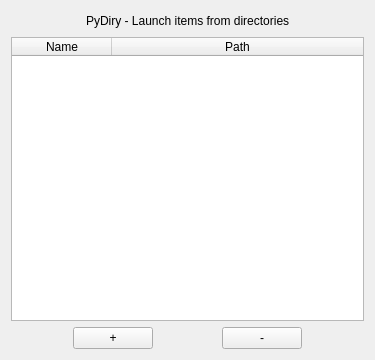
<?xml version="1.0" encoding="UTF-8"?>
<ui version="4.0">
 <class>PyDiryWidget</class>
 <widget class="QWidget" name="PyDiryWidget">
  <property name="geometry">
   <rect>
    <x>0</x>
    <y>0</y>
    <width>375</width>
    <height>360</height>
   </rect>
  </property>
  <property name="windowTitle">
   <string>PyDiry - Launch items from directories</string>
  </property>
  <layout class="QVBoxLayout" name="verticalLayout">
   <item>
    <layout class="QHBoxLayout" name="horizontalLayout_2">
     <item>
      <spacer name="horizontalSpacer_2">
       <property name="orientation">
        <enum>Qt::Horizontal</enum>
       </property>
       <property name="sizeHint" stdset="0">
        <size>
         <width>40</width>
         <height>20</height>
        </size>
       </property>
      </spacer>
     </item>
     <item>
      <widget class="QLabel" name="label">
       <property name="text">
        <string>PyDiry - Launch items from directories</string>
       </property>
      </widget>
     </item>
     <item>
      <spacer name="horizontalSpacer_3">
       <property name="orientation">
        <enum>Qt::Horizontal</enum>
       </property>
       <property name="sizeHint" stdset="0">
        <size>
         <width>40</width>
         <height>20</height>
        </size>
       </property>
      </spacer>
     </item>
    </layout>
   </item>
   <item>
    <widget class="QTableWidget" name="entriesTable">
     <property name="sizePolicy">
      <sizepolicy hsizetype="Expanding" vsizetype="Expanding">
       <horstretch>0</horstretch>
       <verstretch>0</verstretch>
      </sizepolicy>
     </property>
     <attribute name="horizontalHeaderStretchLastSection">
      <bool>true</bool>
     </attribute>
     <attribute name="verticalHeaderStretchLastSection">
      <bool>false</bool>
     </attribute>
     <column>
      <property name="text">
       <string>Name</string>
      </property>
     </column>
     <column>
      <property name="text">
       <string>Path</string>
      </property>
     </column>
    </widget>
   </item>
   <item>
    <layout class="QHBoxLayout" name="horizontalLayout">
     <item>
      <spacer name="horizontalSpacer_4">
       <property name="orientation">
        <enum>Qt::Horizontal</enum>
       </property>
       <property name="sizeHint" stdset="0">
        <size>
         <width>40</width>
         <height>20</height>
        </size>
       </property>
      </spacer>
     </item>
     <item>
      <widget class="QPushButton" name="addEntryButton">
       <property name="toolTip">
        <string>Add a new entry</string>
       </property>
       <property name="text">
        <string>+</string>
       </property>
      </widget>
     </item>
     <item>
      <spacer name="horizontalSpacer">
       <property name="orientation">
        <enum>Qt::Horizontal</enum>
       </property>
       <property name="sizeHint" stdset="0">
        <size>
         <width>58</width>
         <height>17</height>
        </size>
       </property>
      </spacer>
     </item>
     <item>
      <widget class="QPushButton" name="removeEntryButton">
       <property name="toolTip">
        <string>Remove the selected entry</string>
       </property>
       <property name="text">
        <string>-</string>
       </property>
      </widget>
     </item>
     <item>
      <spacer name="horizontalSpacer_5">
       <property name="orientation">
        <enum>Qt::Horizontal</enum>
       </property>
       <property name="sizeHint" stdset="0">
        <size>
         <width>40</width>
         <height>20</height>
        </size>
       </property>
      </spacer>
     </item>
    </layout>
   </item>
  </layout>
 </widget>
 <resources/>
 <connections>
  <connection>
   <sender>addEntryButton</sender>
   <signal>clicked()</signal>
   <receiver>PyDiryWidget</receiver>
   <slot>addEntry_clicked()</slot>
   <hints>
    <hint type="sourcelabel">
     <x>103</x>
     <y>476</y>
    </hint>
    <hint type="destinationlabel">
     <x>212</x>
     <y>-2</y>
    </hint>
   </hints>
  </connection>
  <connection>
   <sender>removeEntryButton</sender>
   <signal>clicked()</signal>
   <receiver>PyDiryWidget</receiver>
   <slot>removeEntry_clicked()</slot>
   <hints>
    <hint type="sourcelabel">
     <x>263</x>
     <y>468</y>
    </hint>
    <hint type="destinationlabel">
     <x>320</x>
     <y>-14</y>
    </hint>
   </hints>
  </connection>
 </connections>
 <slots>
  <slot>addEntry_clicked()</slot>
  <slot>removeEntry_clicked()</slot>
 </slots>
</ui>
